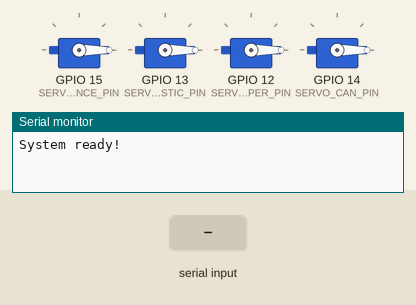
A program run on a simulated ESP32-S3. Parts: 4 × servo, the last lines printed to the serial monitor. Inputs (shaded band) come from the test bench. The camera gives no picture.

Above: at 2.0 s.
2.1 s: "plastic\n" received over Serial
At 3.6 s:
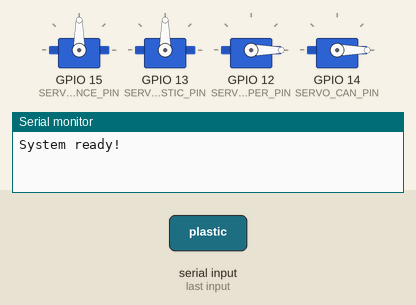
7.6 s: "paper\n" received over Serial
At 9.0 s:
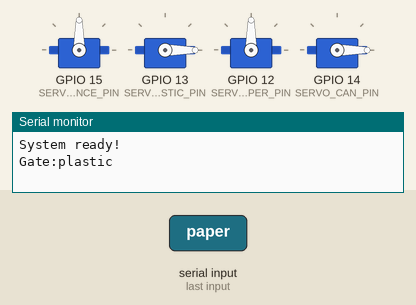
Timing chart, 0 to 13.1 s (numbered marks = the images above; inputs shaded):
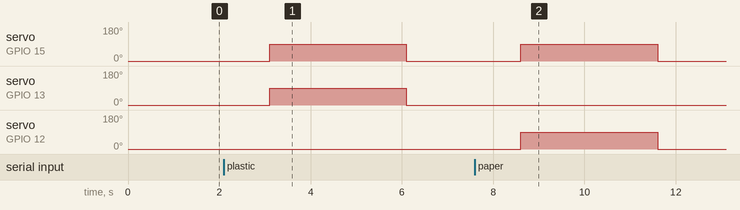

The program:

main.cpp
```cpp
#include <Arduino.h>
#include "esp_camera.h"
#include "soc/rtc_cntl_reg.h"
#include "soc/soc.h"
#include <ESP32Servo.h>

// 相機腳位設定
#define CAMERA_MODEL_AI_THINKER
#define PWDN_GPIO_NUM 32  // 電源控制腳
#define RESET_GPIO_NUM -1 // 重置腳（未使用）
#define XCLK_GPIO_NUM 0   // XCLK 時脈
#define SIOD_GPIO_NUM 26  // SDA (資料線)
#define SIOC_GPIO_NUM 27  // SCL (時脈線)
#define Y9_GPIO_NUM 35

// VSYNC, HREF, PCLK 是相機時序控制腳位
// Y2-Y9 是 8 位元影像資料腳位
#define Y8_GPIO_NUM 34
#define Y7_GPIO_NUM 39
#define Y6_GPIO_NUM 36
#define Y5_GPIO_NUM 21
#define Y4_GPIO_NUM 19
#define Y3_GPIO_NUM 18
#define Y2_GPIO_NUM 5
#define VSYNC_GPIO_NUM 25
#define HREF_GPIO_NUM 23
#define PCLK_GPIO_NUM 22

// 伺服馬達設定
#define SERVO_ENTRANCE_PIN 15 // 入口閘門伺服馬達
#define SERVO_PLASTIC_PIN 13  // 塑膠垃圾伺服馬達
#define SERVO_PAPER_PIN 12    // 紙類垃圾伺服馬達
#define SERVO_CAN_PIN 14      // 鋁箔罐垃圾伺服馬達

// 定義伺服馬達角度 - 針對SG90調整
#define GATE_CLOSE 0    // SG90的關閉位置
#define GATE_OPEN 90    // SG90的開啟位置
#define SERVO_DELAY 500 // 伺服馬達運動延遲時間

// 建立伺服馬達物件
Servo servoEntrance; // 新增入口閘門馬達
Servo servoPlastic;
Servo servoPaper;
Servo servoCan;

// 新增影像傳送相關變數
#define FRAME_BUFFER_SIZE 8192
uint8_t frameBuffer[FRAME_BUFFER_SIZE];
bool isCapturing = false;

// 函數宣告
void initCamera();
void initServos();
void controlGate(String category);
void closeAllGates();
void captureAndSendImage();
void processSerialCommand();

void setup() {
  // 關閉褐色電壓警告
  WRITE_PERI_REG(RTC_CNTL_BROWN_OUT_REG, 0);

  // 初始化串口通訊（提高波特率以支援影像傳輸）
  Serial.begin(115200);

  // 初始化相機
  initCamera();

  // 初始化伺服馬達
  initServos();

  // 初始狀態：關閉所有閘門
  closeAllGates();

  Serial.println("System ready!");
}

void loop() { processSerialCommand(); }

void processSerialCommand() {
  // 檢查是否有新命令
  if (Serial.available() > 0) {
    String command = Serial.readStringUntil('\n');
    command.trim();

    if (command == "capture") {
      captureAndSendImage(); // 拍照命令
    } else if (command == "plastic" || command == "paper" || command == "can") {
      controlGate(command); // 控制閘門命令
      Serial.println("Gate:" + command);
    }
  }
}

void captureAndSendImage() {
  camera_fb_t *fb = esp_camera_fb_get();
  if (!fb) {
    Serial.println("Camera capture failed");
    return;
  }

  // 傳送影像大小
  Serial.print("SIZE:");
  Serial.println(fb->len);

  // 傳送影像資料
  Serial.print("DATA:");
  Serial.write(fb->buf, fb->len);
  Serial.println(); // 結束標記

  // 釋放緩衝區
  esp_camera_fb_return(fb);
}

void initCamera() {
  camera_config_t config;
  config.ledc_channel = LEDC_CHANNEL_0;
  config.ledc_timer = LEDC_TIMER_0;
  config.pin_d0 = Y2_GPIO_NUM;
  config.pin_d1 = Y3_GPIO_NUM;
  config.pin_d2 = Y4_GPIO_NUM;
  config.pin_d3 = Y5_GPIO_NUM;
  config.pin_d4 = Y6_GPIO_NUM;
  config.pin_d5 = Y7_GPIO_NUM;
  config.pin_d6 = Y8_GPIO_NUM;
  config.pin_d7 = Y9_GPIO_NUM;
  config.pin_xclk = XCLK_GPIO_NUM;
  config.pin_pclk = PCLK_GPIO_NUM;
  config.pin_vsync = VSYNC_GPIO_NUM;
  config.pin_href = HREF_GPIO_NUM;
  config.pin_sscb_sda = SIOD_GPIO_NUM;
  config.pin_sscb_scl = SIOC_GPIO_NUM;
  config.pin_pwdn = PWDN_GPIO_NUM;
  config.pin_reset = RESET_GPIO_NUM;
  config.xclk_freq_hz = 20000000;
  config.pixel_format = PIXFORMAT_JPEG;
  config.frame_size = FRAMESIZE_VGA; // 提高解析度
  config.jpeg_quality = 12;          // 提高影像品質
  config.fb_count = 2;               // 使用兩個緩衝區以提高性能

  esp_err_t err = esp_camera_init(&config);
  if (err != ESP_OK) {
    Serial.printf("Camera init failed with error 0x%x", err);
    return;
  }

  // 調整相機設定以獲得更好的影像品質
  sensor_t *s = esp_camera_sensor_get();
  s->set_brightness(s, 1);
  s->set_contrast(s, 1);
  s->set_saturation(s, 1);
  s->set_whitebal(s, 1);
}

void initServos() {
  // 設定入口閘門
  servoEntrance.setPeriodHertz(50);
  servoEntrance.attach(SERVO_ENTRANCE_PIN, 500, 2400);

  // 設定其他閘門
  servoPlastic.setPeriodHertz(50);
  servoPlastic.attach(SERVO_PLASTIC_PIN, 500, 2400);

  servoPaper.setPeriodHertz(50);
  servoPaper.attach(SERVO_PAPER_PIN, 500, 2400);

  servoCan.setPeriodHertz(50);
  servoCan.attach(SERVO_CAN_PIN, 500, 2400);
}

void controlGate(String category) {
  // 先確保所有分類閘門關閉
  closeAllGates();
  delay(SERVO_DELAY);

  // 開啟入口閘門和對應的分類閘門
  if (category == "plastic") {
    servoEntrance.write(GATE_OPEN);
    servoPlastic.write(GATE_OPEN);
    delay(3000);
    servoEntrance.write(GATE_CLOSE);
    servoPlastic.write(GATE_CLOSE);
  } else if (category == "paper") {
    servoEntrance.write(GATE_OPEN);
    servoPaper.write(GATE_OPEN);
    delay(3000);
    servoEntrance.write(GATE_CLOSE);
    servoPaper.write(GATE_CLOSE);
  } else if (category == "Aluminium") {
    servoEntrance.write(GATE_OPEN);
    servoCan.write(GATE_OPEN);
    delay(3000);
    servoEntrance.write(GATE_CLOSE);
    servoCan.write(GATE_CLOSE);
  }
  delay(SERVO_DELAY); // 確保閘門完全關閉
}

void closeAllGates() {
  servoEntrance.write(GATE_CLOSE); // 關閉入口閘門
  servoPlastic.write(GATE_CLOSE);
  servoPaper.write(GATE_CLOSE);
  servoCan.write(GATE_CLOSE);
  delay(SERVO_DELAY);
}
```

Measured:
- after the input at 2.1 s, servo on GPIO 15 (SERVO_ENTRANCE_PIN), servo on GPIO 13 (SERVO_PLASTIC_PIN): 0° → 90° after 1.0 s, → 0° 3.0 s later
- after the input at 7.6 s, servo on GPIO 15 (SERVO_ENTRANCE_PIN), servo on GPIO 12 (SERVO_PAPER_PIN): 0° → 90° after 1.0 s, → 0° 3.0 s later
